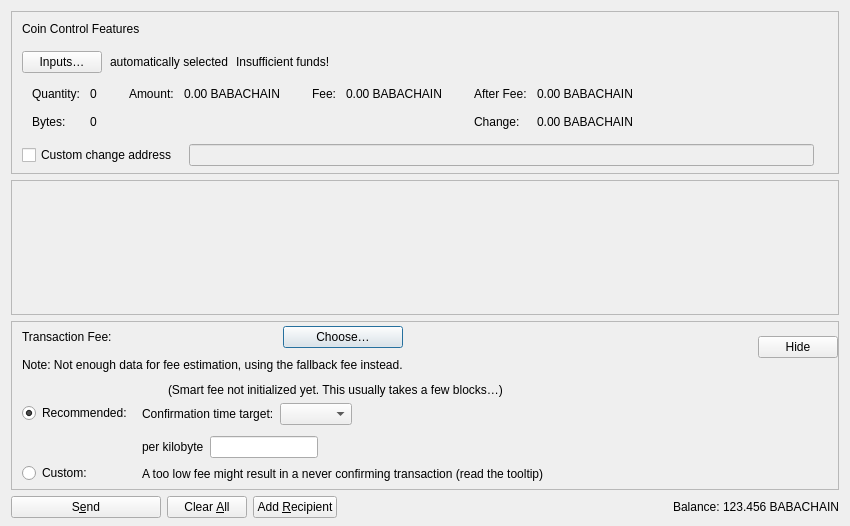
<?xml version="1.0" encoding="UTF-8"?>
<ui version="4.0">
 <class>SendCoinsDialog</class>
 <widget class="QDialog" name="SendCoinsDialog">
  <property name="geometry">
   <rect>
    <x>0</x>
    <y>0</y>
    <width>850</width>
    <height>526</height>
   </rect>
  </property>
  <property name="windowTitle">
   <string>Send Coins</string>
  </property>
  <layout class="QVBoxLayout" name="verticalLayout" stretch="0,1,0,0">
   <property name="bottomMargin">
    <number>8</number>
   </property>
   <item>
    <widget class="QFrame" name="frameCoinControl">
     <property name="sizePolicy">
      <sizepolicy hsizetype="Expanding" vsizetype="Expanding">
       <horstretch>0</horstretch>
       <verstretch>0</verstretch>
      </sizepolicy>
     </property>
     <property name="maximumSize">
      <size>
       <width>16777215</width>
       <height>16777215</height>
      </size>
     </property>
     <property name="frameShape">
      <enum>QFrame::StyledPanel</enum>
     </property>
     <property name="frameShadow">
      <enum>QFrame::Sunken</enum>
     </property>
     <layout class="QVBoxLayout" name="verticalLayoutCoinControl2">
      <property name="spacing">
       <number>0</number>
      </property>
      <property name="leftMargin">
       <number>0</number>
      </property>
      <property name="topMargin">
       <number>0</number>
      </property>
      <property name="rightMargin">
       <number>0</number>
      </property>
      <property name="bottomMargin">
       <number>6</number>
      </property>
      <item>
       <layout class="QVBoxLayout" name="verticalLayoutCoinControl" stretch="0,0,0,0,1">
        <property name="spacing">
         <number>0</number>
        </property>
        <property name="leftMargin">
         <number>10</number>
        </property>
        <property name="topMargin">
         <number>10</number>
        </property>
        <item>
         <layout class="QHBoxLayout" name="horizontalLayoutCoinControl1">
          <property name="bottomMargin">
           <number>15</number>
          </property>
          <item>
           <widget class="QLabel" name="labelCoinControlFeatures">
            <property name="sizePolicy">
             <sizepolicy hsizetype="Preferred" vsizetype="Maximum">
              <horstretch>0</horstretch>
              <verstretch>0</verstretch>
             </sizepolicy>
            </property>
            <property name="text">
             <string>Coin Control Features</string>
            </property>
           </widget>
          </item>
         </layout>
        </item>
        <item>
         <layout class="QHBoxLayout" name="horizontalLayoutCoinControl2" stretch="0,0,0,0">
          <property name="spacing">
           <number>8</number>
          </property>
          <property name="bottomMargin">
           <number>10</number>
          </property>
          <item>
           <widget class="QPushButton" name="pushButtonCoinControl">
            <property name="styleSheet">
             <string notr="true"/>
            </property>
            <property name="text">
             <string>Inputs…</string>
            </property>
            <property name="autoDefault">
             <bool>false</bool>
            </property>
           </widget>
          </item>
          <item>
           <widget class="QLabel" name="labelCoinControlAutomaticallySelected">
            <property name="text">
             <string>automatically selected</string>
            </property>
            <property name="margin">
             <number>5</number>
            </property>
           </widget>
          </item>
          <item>
           <widget class="QLabel" name="labelCoinControlInsuffFunds">
            <property name="text">
             <string>Insufficient funds!</string>
            </property>
            <property name="margin">
             <number>5</number>
            </property>
           </widget>
          </item>
          <item>
           <spacer name="horizontalSpacerCoinControl">
            <property name="orientation">
             <enum>Qt::Horizontal</enum>
            </property>
            <property name="sizeHint" stdset="0">
             <size>
              <width>40</width>
              <height>1</height>
             </size>
            </property>
           </spacer>
          </item>
         </layout>
        </item>
        <item>
         <widget class="QWidget" name="widgetCoinControl" native="true">
          <property name="sizePolicy">
           <sizepolicy hsizetype="Preferred" vsizetype="Preferred">
            <horstretch>0</horstretch>
            <verstretch>0</verstretch>
           </sizepolicy>
          </property>
          <property name="minimumSize">
           <size>
            <width>0</width>
            <height>0</height>
           </size>
          </property>
          <property name="styleSheet">
           <string notr="true"/>
          </property>
          <layout class="QHBoxLayout" name="horizontalLayoutCoinControl5">
           <property name="leftMargin">
            <number>0</number>
           </property>
           <property name="topMargin">
            <number>0</number>
           </property>
           <property name="rightMargin">
            <number>0</number>
           </property>
           <property name="bottomMargin">
            <number>0</number>
           </property>
           <item>
            <layout class="QHBoxLayout" name="horizontalLayoutCoinControl3" stretch="0,0,0,1">
             <property name="spacing">
              <number>20</number>
             </property>
             <property name="topMargin">
              <number>0</number>
             </property>
             <property name="bottomMargin">
              <number>10</number>
             </property>
             <item>
              <layout class="QFormLayout" name="formLayoutCoinControl1">
               <property name="labelAlignment">
                <set>Qt::AlignLeft|Qt::AlignVCenter</set>
               </property>
               <property name="horizontalSpacing">
                <number>10</number>
               </property>
               <property name="verticalSpacing">
                <number>14</number>
               </property>
               <property name="leftMargin">
                <number>10</number>
               </property>
               <property name="topMargin">
                <number>4</number>
               </property>
               <property name="rightMargin">
                <number>6</number>
               </property>
               <item row="0" column="0">
                <widget class="QLabel" name="labelCoinControlQuantityText">
                 <property name="text">
                  <string>Quantity:</string>
                 </property>
                 <property name="margin">
                  <number>0</number>
                 </property>
                </widget>
               </item>
               <item row="0" column="1">
                <widget class="QLabel" name="labelCoinControlQuantity">
                 <property name="cursor">
                  <cursorShape>IBeamCursor</cursorShape>
                 </property>
                 <property name="contextMenuPolicy">
                  <enum>Qt::ActionsContextMenu</enum>
                 </property>
                 <property name="text">
                  <string notr="true">0</string>
                 </property>
                 <property name="margin">
                  <number>0</number>
                 </property>
                 <property name="textInteractionFlags">
                  <set>Qt::LinksAccessibleByMouse|Qt::TextSelectableByKeyboard|Qt::TextSelectableByMouse</set>
                 </property>
                </widget>
               </item>
               <item row="1" column="0">
                <widget class="QLabel" name="labelCoinControlBytesText">
                 <property name="text">
                  <string>Bytes:</string>
                 </property>
                </widget>
               </item>
               <item row="1" column="1">
                <widget class="QLabel" name="labelCoinControlBytes">
                 <property name="cursor">
                  <cursorShape>IBeamCursor</cursorShape>
                 </property>
                 <property name="contextMenuPolicy">
                  <enum>Qt::ActionsContextMenu</enum>
                 </property>
                 <property name="text">
                  <string notr="true">0</string>
                 </property>
                 <property name="textInteractionFlags">
                  <set>Qt::LinksAccessibleByMouse|Qt::TextSelectableByKeyboard|Qt::TextSelectableByMouse</set>
                 </property>
                </widget>
               </item>
              </layout>
             </item>
             <item>
              <layout class="QFormLayout" name="formLayoutCoinControl2">
               <property name="horizontalSpacing">
                <number>10</number>
               </property>
               <property name="verticalSpacing">
                <number>14</number>
               </property>
               <property name="leftMargin">
                <number>6</number>
               </property>
               <property name="topMargin">
                <number>4</number>
               </property>
               <property name="rightMargin">
                <number>6</number>
               </property>
               <item row="0" column="0">
                <widget class="QLabel" name="labelCoinControlAmountText">
                 <property name="text">
                  <string>Amount:</string>
                 </property>
                 <property name="margin">
                  <number>0</number>
                 </property>
                </widget>
               </item>
               <item row="0" column="1">
                <widget class="QLabel" name="labelCoinControlAmount">
                 <property name="cursor">
                  <cursorShape>IBeamCursor</cursorShape>
                 </property>
                 <property name="contextMenuPolicy">
                  <enum>Qt::ActionsContextMenu</enum>
                 </property>
                 <property name="text">
                  <string notr="true">0.00 BABACHAIN</string>
                 </property>
                 <property name="textInteractionFlags">
                  <set>Qt::LinksAccessibleByMouse|Qt::TextSelectableByKeyboard|Qt::TextSelectableByMouse</set>
                 </property>
                </widget>
               </item>
              </layout>
             </item>
             <item>
              <layout class="QFormLayout" name="formLayoutCoinControl3">
               <property name="horizontalSpacing">
                <number>10</number>
               </property>
               <property name="verticalSpacing">
                <number>14</number>
               </property>
               <property name="leftMargin">
                <number>6</number>
               </property>
               <property name="topMargin">
                <number>4</number>
               </property>
               <property name="rightMargin">
                <number>6</number>
               </property>
               <item row="0" column="0">
                <widget class="QLabel" name="labelCoinControlFeeText">
                 <property name="text">
                  <string>Fee:</string>
                 </property>
                 <property name="margin">
                  <number>0</number>
                 </property>
                </widget>
               </item>
               <item row="0" column="1">
                <widget class="QLabel" name="labelCoinControlFee">
                 <property name="cursor">
                  <cursorShape>IBeamCursor</cursorShape>
                 </property>
                 <property name="contextMenuPolicy">
                  <enum>Qt::ActionsContextMenu</enum>
                 </property>
                 <property name="text">
                  <string notr="true">0.00 BABACHAIN</string>
                 </property>
                 <property name="textInteractionFlags">
                  <set>Qt::LinksAccessibleByMouse|Qt::TextSelectableByKeyboard|Qt::TextSelectableByMouse</set>
                 </property>
                </widget>
               </item>
              </layout>
             </item>
             <item>
              <layout class="QFormLayout" name="formLayoutCoinControl4">
               <property name="labelAlignment">
                <set>Qt::AlignLeft|Qt::AlignVCenter</set>
               </property>
               <property name="horizontalSpacing">
                <number>10</number>
               </property>
               <property name="verticalSpacing">
                <number>14</number>
               </property>
               <property name="leftMargin">
                <number>6</number>
               </property>
               <property name="topMargin">
                <number>4</number>
               </property>
               <property name="rightMargin">
                <number>6</number>
               </property>
               <item row="0" column="0">
                <widget class="QLabel" name="labelCoinControlAfterFeeText">
                 <property name="text">
                  <string>After Fee:</string>
                 </property>
                 <property name="margin">
                  <number>0</number>
                 </property>
                </widget>
               </item>
               <item row="0" column="1">
                <widget class="QLabel" name="labelCoinControlAfterFee">
                 <property name="cursor">
                  <cursorShape>IBeamCursor</cursorShape>
                 </property>
                 <property name="contextMenuPolicy">
                  <enum>Qt::ActionsContextMenu</enum>
                 </property>
                 <property name="text">
                  <string notr="true">0.00 BABACHAIN</string>
                 </property>
                 <property name="textInteractionFlags">
                  <set>Qt::LinksAccessibleByMouse|Qt::TextSelectableByKeyboard|Qt::TextSelectableByMouse</set>
                 </property>
                </widget>
               </item>
               <item row="1" column="0">
                <widget class="QLabel" name="labelCoinControlChangeText">
                 <property name="text">
                  <string>Change:</string>
                 </property>
                </widget>
               </item>
               <item row="1" column="1">
                <widget class="QLabel" name="labelCoinControlChange">
                 <property name="cursor">
                  <cursorShape>IBeamCursor</cursorShape>
                 </property>
                 <property name="contextMenuPolicy">
                  <enum>Qt::ActionsContextMenu</enum>
                 </property>
                 <property name="text">
                  <string notr="true">0.00 BABACHAIN</string>
                 </property>
                 <property name="textInteractionFlags">
                  <set>Qt::LinksAccessibleByMouse|Qt::TextSelectableByKeyboard|Qt::TextSelectableByMouse</set>
                 </property>
                </widget>
               </item>
              </layout>
             </item>
            </layout>
           </item>
          </layout>
         </widget>
        </item>
        <item>
         <layout class="QHBoxLayout" name="horizontalLayoutCoinControl4" stretch="0,0,0">
          <property name="spacing">
           <number>12</number>
          </property>
          <property name="sizeConstraint">
           <enum>QLayout::SetDefaultConstraint</enum>
          </property>
          <property name="topMargin">
           <number>5</number>
          </property>
          <property name="rightMargin">
           <number>5</number>
          </property>
          <item>
           <widget class="QCheckBox" name="checkBoxCoinControlChange">
            <property name="toolTip">
             <string>If this is activated, but the change address is empty or invalid, change will be sent to a newly generated address.</string>
            </property>
            <property name="text">
             <string>Custom change address</string>
            </property>
           </widget>
          </item>
          <item>
           <widget class="QValidatedLineEdit" name="lineEditCoinControlChange">
            <property name="enabled">
             <bool>false</bool>
            </property>
            <property name="sizePolicy">
             <sizepolicy hsizetype="Expanding" vsizetype="Fixed">
              <horstretch>0</horstretch>
              <verstretch>0</verstretch>
             </sizepolicy>
            </property>
           </widget>
          </item>
          <item>
           <widget class="QLabel" name="labelCoinControlChangeLabel">
            <property name="sizePolicy">
             <sizepolicy hsizetype="Preferred" vsizetype="Expanding">
              <horstretch>0</horstretch>
              <verstretch>0</verstretch>
             </sizepolicy>
            </property>
            <property name="minimumSize">
             <size>
              <width>0</width>
              <height>0</height>
             </size>
            </property>
            <property name="text">
             <string/>
            </property>
            <property name="margin">
             <number>3</number>
            </property>
           </widget>
          </item>
         </layout>
        </item>
        <item>
         <spacer name="verticalSpacerCoinControl">
          <property name="orientation">
           <enum>Qt::Vertical</enum>
          </property>
          <property name="sizeHint" stdset="0">
           <size>
            <width>800</width>
            <height>1</height>
           </size>
          </property>
         </spacer>
        </item>
       </layout>
      </item>
     </layout>
    </widget>
   </item>
   <item>
    <widget class="QScrollArea" name="scrollArea">
     <property name="widgetResizable">
      <bool>true</bool>
     </property>
     <widget class="QWidget" name="scrollAreaWidgetContents">
      <property name="geometry">
       <rect>
        <x>0</x>
        <y>0</y>
        <width>830</width>
        <height>104</height>
       </rect>
      </property>
      <layout class="QVBoxLayout" name="verticalLayout_2" stretch="0,1">
       <property name="leftMargin">
        <number>0</number>
       </property>
       <property name="topMargin">
        <number>0</number>
       </property>
       <property name="rightMargin">
        <number>0</number>
       </property>
       <property name="bottomMargin">
        <number>0</number>
       </property>
       <item>
        <layout class="QVBoxLayout" name="entries">
         <property name="spacing">
          <number>6</number>
         </property>
        </layout>
       </item>
       <item>
        <spacer name="verticalSpacer">
         <property name="orientation">
          <enum>Qt::Vertical</enum>
         </property>
         <property name="sizeHint" stdset="0">
          <size>
           <width>20</width>
           <height>40</height>
          </size>
         </property>
        </spacer>
       </item>
      </layout>
     </widget>
    </widget>
   </item>
   <item>
    <widget class="QFrame" name="frameFee">
     <property name="sizePolicy">
      <sizepolicy hsizetype="Expanding" vsizetype="Expanding">
       <horstretch>0</horstretch>
       <verstretch>0</verstretch>
      </sizepolicy>
     </property>
     <property name="maximumSize">
      <size>
       <width>16777215</width>
       <height>16777215</height>
      </size>
     </property>
     <property name="frameShape">
      <enum>QFrame::StyledPanel</enum>
     </property>
     <property name="frameShadow">
      <enum>QFrame::Sunken</enum>
     </property>
     <layout class="QVBoxLayout" name="verticalLayoutFee1">
      <property name="spacing">
       <number>0</number>
      </property>
      <property name="leftMargin">
       <number>0</number>
      </property>
      <property name="topMargin">
       <number>0</number>
      </property>
      <property name="rightMargin">
       <number>0</number>
      </property>
      <property name="bottomMargin">
       <number>0</number>
      </property>
      <item>
       <layout class="QVBoxLayout" name="verticalLayoutFee2" stretch="0,0,0">
        <property name="spacing">
         <number>0</number>
        </property>
        <property name="leftMargin">
         <number>10</number>
        </property>
        <property name="topMargin">
         <number>0</number>
        </property>
        <item>
         <layout class="QHBoxLayout" name="horizontalLayoutFee1">
          <property name="bottomMargin">
           <number>0</number>
          </property>
          <item>
           <layout class="QVBoxLayout" name="verticalLayoutFee7">
            <property name="spacing">
             <number>0</number>
            </property>
            <item>
             <spacer name="verticalSpacerSmartFee">
              <property name="orientation">
               <enum>Qt::Vertical</enum>
              </property>
              <property name="sizeType">
               <enum>QSizePolicy::Fixed</enum>
              </property>
              <property name="sizeHint" stdset="0">
               <size>
                <width>1</width>
                <height>4</height>
               </size>
              </property>
             </spacer>
            </item>
            <item>
             <layout class="QHBoxLayout" name="horizontalLayoutSmartFee">
              <property name="spacing">
               <number>10</number>
              </property>
              <item>
               <widget class="QLabel" name="labelFeeHeadline">
                <property name="sizePolicy">
                 <sizepolicy hsizetype="Preferred" vsizetype="Maximum">
                  <horstretch>0</horstretch>
                  <verstretch>0</verstretch>
                 </sizepolicy>
                </property>
                <property name="text">
                 <string>Transaction Fee:</string>
                </property>
               </widget>
              </item>
              <item>
               <widget class="QLabel" name="labelFeeMinimized">
                <property name="text">
                 <string/>
                </property>
               </widget>
              </item>
              <item>
               <widget class="QPushButton" name="buttonChooseFee">
                <property name="text">
                 <string>Choose…</string>
                </property>
               </widget>
              </item>
             </layout>
            </item>
            <item>
             <spacer name="verticalSpacer_7">
              <property name="orientation">
               <enum>Qt::Vertical</enum>
              </property>
              <property name="sizeHint" stdset="0">
               <size>
                <width>1</width>
                <height>10</height>
               </size>
              </property>
             </spacer>
            </item>
            <item>
             <widget class="QLabel" name="fallbackFeeWarningLabel">
              <property name="toolTip">
               <string>Using the fallbackfee can result in sending a transaction that will take several hours or days (or never) to confirm. Consider choosing your fee manually or wait until you have validated the complete chain.</string>
              </property>
              <property name="text">
               <string>Note: Not enough data for fee estimation, using the fallback fee instead.</string>
              </property>
              <property name="wordWrap">
               <bool>false</bool>
              </property>
             </widget>
            </item>
            <item>
             <spacer name="verticalSpacer_5">
              <property name="orientation">
               <enum>Qt::Vertical</enum>
              </property>
              <property name="sizeHint" stdset="0">
               <size>
                <width>1</width>
                <height>1</height>
               </size>
              </property>
             </spacer>
            </item>
           </layout>
          </item>
          <item>
           <spacer name="horizontalSpacer_4">
            <property name="orientation">
             <enum>Qt::Horizontal</enum>
            </property>
            <property name="sizeHint" stdset="0">
             <size>
              <width>1</width>
              <height>1</height>
             </size>
            </property>
           </spacer>
          </item>
          <item>
           <widget class="QPushButton" name="buttonMinimizeFee">
            <property name="toolTip">
             <string>Hide transaction fee settings</string>
            </property>
            <property name="text">
             <string>Hide</string>
            </property>
           </widget>
          </item>
         </layout>
        </item>
        <item>
         <widget class="QFrame" name="frameFeeSelection">
          <layout class="QVBoxLayout" name="verticalLayoutFee12">
           <property name="spacing">
            <number>0</number>
           </property>
           <property name="leftMargin">
            <number>0</number>
           </property>
           <property name="topMargin">
            <number>0</number>
           </property>
           <property name="rightMargin">
            <number>0</number>
           </property>
           <property name="bottomMargin">
            <number>0</number>
           </property>
           <item>
            <layout class="QGridLayout" name="gridLayoutFee">
             <property name="topMargin">
              <number>10</number>
             </property>
             <property name="bottomMargin">
              <number>4</number>
             </property>
             <property name="horizontalSpacing">
              <number>10</number>
             </property>
             <property name="verticalSpacing">
              <number>4</number>
             </property>
             <item row="1" column="1">
              <layout class="QVBoxLayout" name="verticalLayoutFee8">
               <property name="spacing">
                <number>6</number>
               </property>
               <property name="topMargin">
                <number>3</number>
               </property>
               <item>
                <layout class="QHBoxLayout" name="horizontalLayoutFee13" stretch="0,0,1">
                 <item>
                  <widget class="QLabel" name="labelCustomPerKilobyte">
                   <property name="toolTip">
                    <string>If the custom fee is set to 1000 duffs and the transaction is only 250 bytes, then &quot;per kilobyte&quot; only pays 250 duffs in fee,&lt;br /&gt;while &quot;at least&quot; pays 1000 duffs. For transactions bigger than a kilobyte both pay by kilobyte.</string>
                   </property>
                   <property name="text">
                    <string>per kilobyte</string>
                   </property>
                  </widget>
                 </item>
                 <item>
                  <widget class="BitcoinAmountField" name="customFee"/>
                 </item>
                 <item>
                  <spacer name="horizontalSpacer_6">
                   <property name="orientation">
                    <enum>Qt::Horizontal</enum>
                   </property>
                   <property name="sizeHint" stdset="0">
                    <size>
                     <width>1</width>
                     <height>1</height>
                    </size>
                   </property>
                  </spacer>
                 </item>
                </layout>
               </item>
               <item>
                <layout class="QHBoxLayout" name="horizontalLayoutFee8">
                 <item>
                  <widget class="QLabel" name="labelCustomFeeWarning">
                   <property name="enabled">
                    <bool>true</bool>
                   </property>
                   <property name="toolTip">
                    <string>When there is less transaction volume than space in the blocks, miners as well as relaying nodes may enforce a minimum fee. Paying only this minimum fee is just fine, but be aware that this can result in a never confirming transaction once there is more demand for babachain transactions than the network can process.</string>
                   </property>
                   <property name="text">
                    <string>A too low fee might result in a never confirming transaction (read the tooltip)</string>
                   </property>
                  </widget>
                 </item>
                 <item>
                  <spacer name="horizontalSpacer_2">
                   <property name="orientation">
                    <enum>Qt::Horizontal</enum>
                   </property>
                   <property name="sizeHint" stdset="0">
                    <size>
                     <width>1</width>
                     <height>1</height>
                    </size>
                   </property>
                  </spacer>
                 </item>
                </layout>
               </item>
              </layout>
             </item>
             <item row="0" column="0">
              <layout class="QVBoxLayout" name="verticalLayoutFee4" stretch="0,1">
               <property name="topMargin">
                <number>20</number>
               </property>
               <property name="bottomMargin">
                <number>3</number>
               </property>
               <item>
                <widget class="QRadioButton" name="radioSmartFee">
                 <property name="text">
                  <string>Recommended:</string>
                 </property>
                 <property name="checked">
                  <bool>true</bool>
                 </property>
                 <attribute name="buttonGroup">
                  <string notr="true">groupFee</string>
                 </attribute>
                </widget>
               </item>
               <item>
                <spacer name="verticalSpacer_2">
                 <property name="orientation">
                  <enum>Qt::Vertical</enum>
                 </property>
                 <property name="sizeHint" stdset="0">
                  <size>
                   <width>1</width>
                   <height>1</height>
                  </size>
                 </property>
                </spacer>
               </item>
              </layout>
             </item>
             <item row="1" column="0">
              <layout class="QVBoxLayout" name="verticalLayoutFee9" stretch="0,1">
               <property name="topMargin">
                <number>30</number>
               </property>
               <item>
                <widget class="QRadioButton" name="radioCustomFee">
                 <property name="text">
                  <string>Custom:</string>
                 </property>
                 <attribute name="buttonGroup">
                  <string notr="true">groupFee</string>
                 </attribute>
                </widget>
               </item>
               <item>
                <spacer name="verticalSpacer_6">
                 <property name="orientation">
                  <enum>Qt::Vertical</enum>
                 </property>
                 <property name="sizeHint" stdset="0">
                  <size>
                   <width>1</width>
                   <height>1</height>
                  </size>
                 </property>
                </spacer>
               </item>
              </layout>
             </item>
             <item row="0" column="1">
              <layout class="QVBoxLayout" name="verticalLayoutFee3" stretch="0,0,1">
               <property name="spacing">
                <number>6</number>
               </property>
               <property name="topMargin">
                <number>0</number>
               </property>
               <property name="bottomMargin">
                <number>3</number>
               </property>
               <item>
                <layout class="QHBoxLayout" name="horizontalLayoutFee12">
                 <item>
                  <widget class="QLabel" name="labelSmartFee">
                   <property name="text">
                    <string/>
                   </property>
                  </widget>
                 </item>
                 <item>
                  <widget class="QLabel" name="labelFeeEstimation">
                   <property name="text">
                    <string/>
                   </property>
                  </widget>
                 </item>
                 <item>
                  <widget class="QLabel" name="labelSmartFee2">
                   <property name="text">
                    <string>(Smart fee not initialized yet. This usually takes a few blocks…)</string>
                   </property>
                  </widget>
                 </item>
                 <item>
                  <spacer name="horizontalSpacer_5">
                   <property name="orientation">
                    <enum>Qt::Horizontal</enum>
                   </property>
                   <property name="sizeHint" stdset="0">
                    <size>
                     <width>1</width>
                     <height>1</height>
                    </size>
                   </property>
                  </spacer>
                 </item>
                </layout>
               </item>
               <item>
                <layout class="QHBoxLayout" name="horizontalLayoutFee9">
                 <item>
                  <layout class="QVBoxLayout" name="verticalLayoutFee6">
                   <item>
                    <widget class="QLabel" name="labelSmartFee3">
                     <property name="text">
                      <string>Confirmation time target:</string>
                     </property>
                    </widget>
                   </item>
                  </layout>
                 </item>
                 <item>
                  <layout class="QVBoxLayout" name="verticalLayoutFee5">
                   <property name="rightMargin">
                    <number>30</number>
                   </property>
                   <item>
                    <layout class="QHBoxLayout" name="horizontalLayoutConfTarget">
                     <property name="bottomMargin">
                      <number>0</number>
                     </property>
                     <item>
                      <widget class="QComboBox" name="confTargetSelector"/>
                     </item>
                     <item>
                      <spacer name="horizontalSpacerConfTarget">
                       <property name="orientation">
                        <enum>Qt::Horizontal</enum>
                       </property>
                       <property name="sizeHint" stdset="0">
                        <size>
                         <width>40</width>
                         <height>20</height>
                        </size>
                       </property>
                      </spacer>
                     </item>
                    </layout>
                   </item>
                  </layout>
                 </item>
                </layout>
               </item>
               <item>
                <spacer name="verticalSpacer_4">
                 <property name="orientation">
                  <enum>Qt::Vertical</enum>
                 </property>
                 <property name="sizeHint" stdset="0">
                  <size>
                   <width>1</width>
                   <height>1</height>
                  </size>
                 </property>
                </spacer>
               </item>
              </layout>
             </item>
            </layout>
           </item>
          </layout>
         </widget>
        </item>
        <item>
         <spacer name="verticalSpacerFee">
          <property name="orientation">
           <enum>Qt::Vertical</enum>
          </property>
          <property name="sizeHint" stdset="0">
           <size>
            <width>800</width>
            <height>1</height>
           </size>
          </property>
         </spacer>
        </item>
       </layout>
      </item>
     </layout>
    </widget>
   </item>
   <item>
    <layout class="QHBoxLayout" name="horizontalLayout">
     <item>
      <widget class="QPushButton" name="sendButton">
       <property name="minimumSize">
        <size>
         <width>150</width>
         <height>0</height>
        </size>
       </property>
       <property name="toolTip">
        <string>Confirm the send action</string>
       </property>
       <property name="text">
        <string>S&amp;end</string>
       </property>
       <property name="autoDefault">
        <bool>false</bool>
       </property>
       <property name="default">
        <bool>false</bool>
       </property>
      </widget>
     </item>
     <item>
      <widget class="QPushButton" name="clearButton">
       <property name="sizePolicy">
        <sizepolicy hsizetype="Minimum" vsizetype="Fixed">
         <horstretch>0</horstretch>
         <verstretch>0</verstretch>
        </sizepolicy>
       </property>
       <property name="toolTip">
        <string>Clear all fields of the form.</string>
       </property>
       <property name="text">
        <string>Clear &amp;All</string>
       </property>
       <property name="autoDefault">
        <bool>false</bool>
       </property>
      </widget>
     </item>
     <item>
      <widget class="QPushButton" name="addButton">
       <property name="toolTip">
        <string>Send to multiple recipients at once</string>
       </property>
       <property name="text">
        <string>Add &amp;Recipient</string>
       </property>
       <property name="autoDefault">
        <bool>false</bool>
       </property>
      </widget>
     </item>
     <item>
      <spacer name="horizontalSpacer">
       <property name="orientation">
        <enum>Qt::Horizontal</enum>
       </property>
       <property name="sizeHint" stdset="0">
        <size>
         <width>40</width>
         <height>20</height>
        </size>
       </property>
      </spacer>
     </item>
     <item>
      <layout class="QHBoxLayout" name="horizontalLayout_2">
       <property name="spacing">
        <number>3</number>
       </property>
       <item>
        <widget class="QLabel" name="labelBalanceName">
         <property name="text">
          <string>Balance:</string>
         </property>
        </widget>
       </item>
       <item>
        <widget class="QLabel" name="labelBalance">
         <property name="sizePolicy">
          <sizepolicy hsizetype="Preferred" vsizetype="Preferred">
           <horstretch>0</horstretch>
           <verstretch>0</verstretch>
          </sizepolicy>
         </property>
         <property name="cursor">
          <cursorShape>IBeamCursor</cursorShape>
         </property>
         <property name="text">
          <string notr="true">123.456 BABACHAIN</string>
         </property>
         <property name="textInteractionFlags">
          <set>Qt::LinksAccessibleByMouse|Qt::TextSelectableByKeyboard|Qt::TextSelectableByMouse</set>
         </property>
        </widget>
       </item>
      </layout>
     </item>
    </layout>
   </item>
  </layout>
 </widget>
 <customwidgets>
  <customwidget>
   <class>QValidatedLineEdit</class>
   <extends>QLineEdit</extends>
   <header>qt/qvalidatedlineedit.h</header>
  </customwidget>
  <customwidget>
   <class>BitcoinAmountField</class>
   <extends>QLineEdit</extends>
   <header>qt/bitcoinamountfield.h</header>
   <container>1</container>
  </customwidget>
 </customwidgets>
 <resources>
  <include location="../babachain.qrc"/>
 </resources>
 <connections/>
 <buttongroups>
  <buttongroup name="groupFee"/>
 </buttongroups>
</ui>
